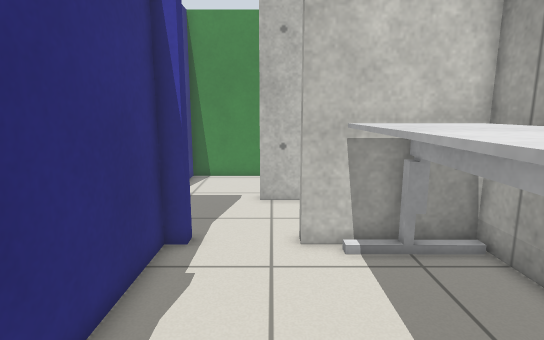
View 1 (above)

23 first-person views from a walk through a Gazebo world. The camera is 1 m above the floor, tilts 10° down and sees 80° across. The floor is counted in squares, 0.25 m on a side. Each view is taken from the middle of a square. On the plan, view 1 faces up. The plan holds only what a view shows up to about 20 squares ahead; the rest is blank. Gazebo's built-in surfaces are drawn with simple patterns.

View 2
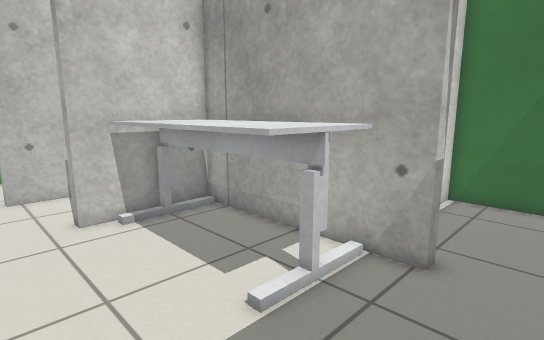

View 3
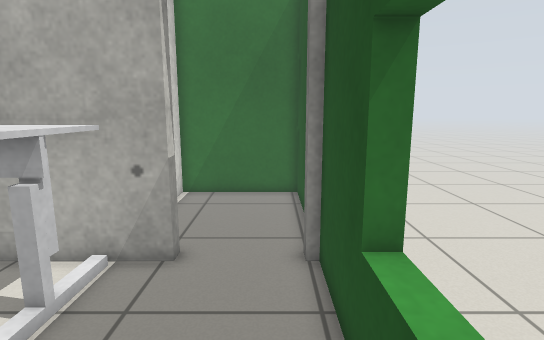

View 4
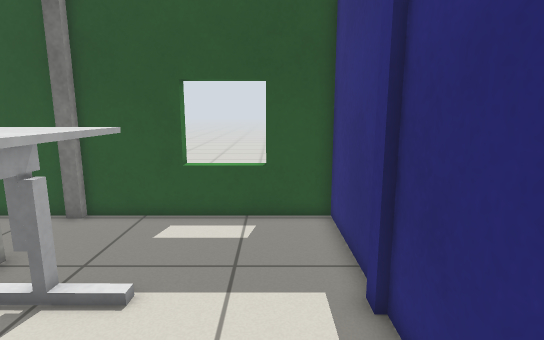

View 5
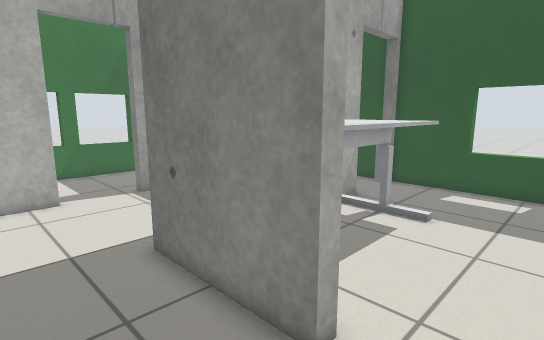

View 6
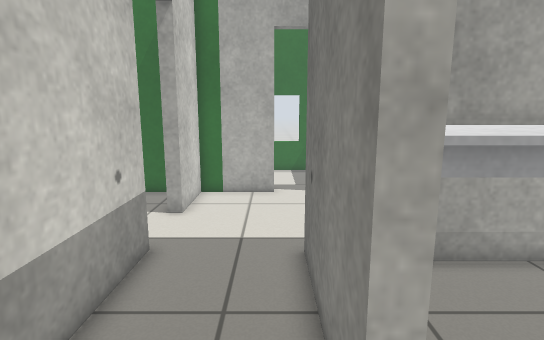

View 7
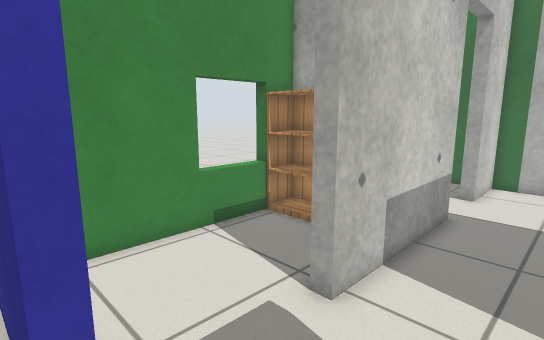

View 8
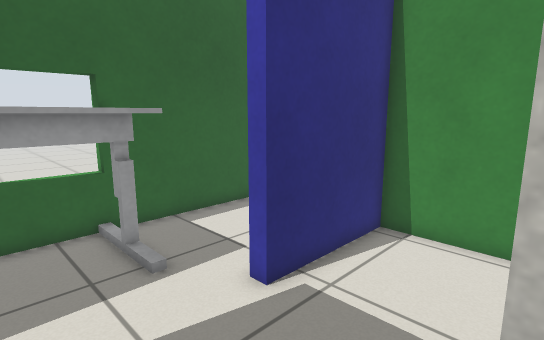

View 9
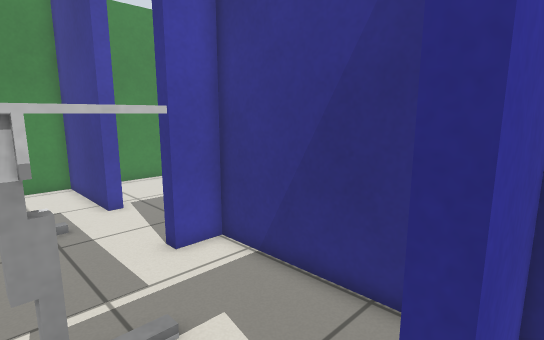

View 10
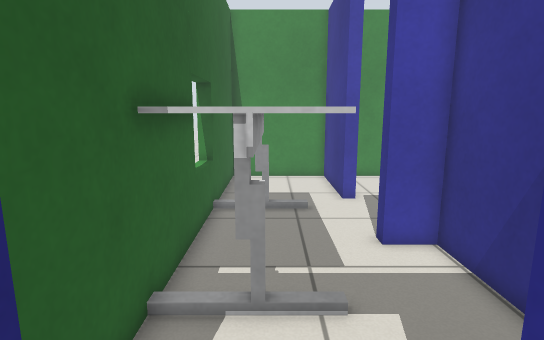

View 11
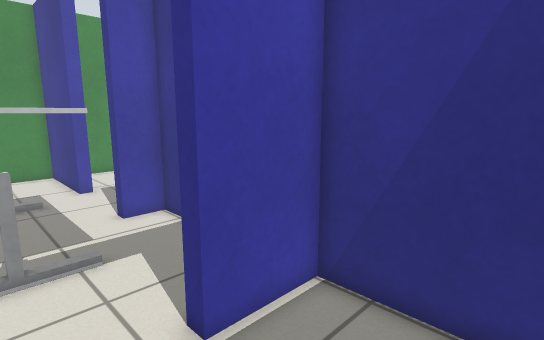

View 12
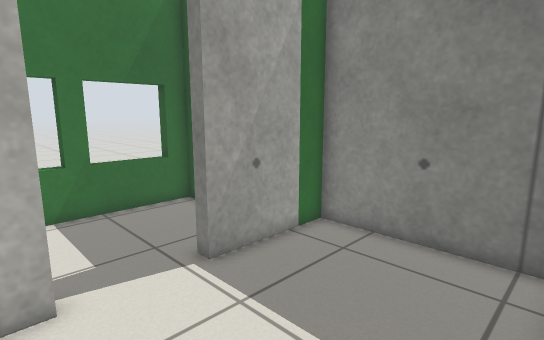

View 13
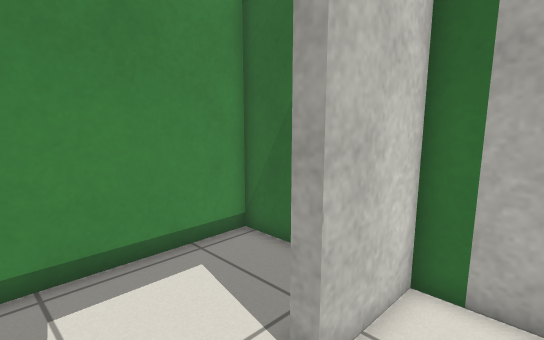

View 14
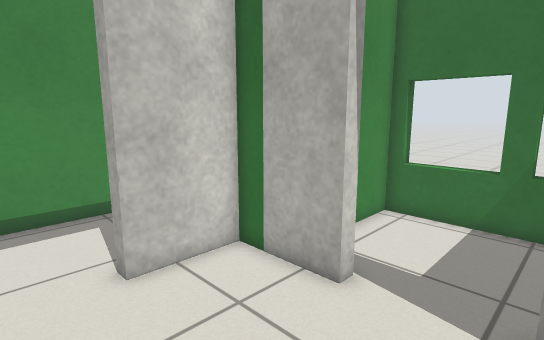

View 15
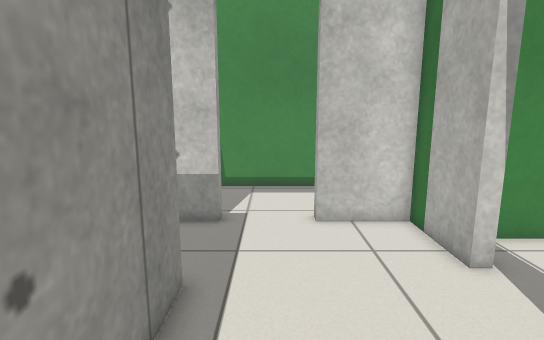

View 16
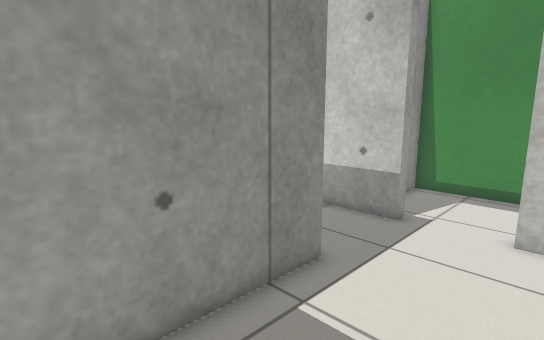

View 17
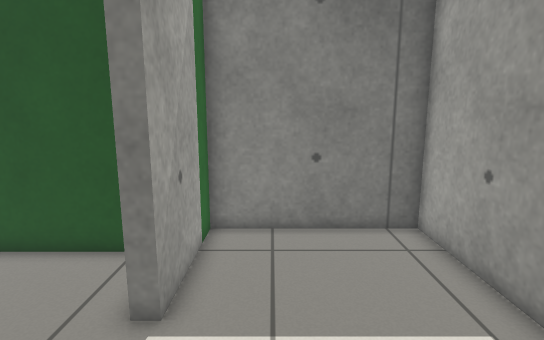

View 18
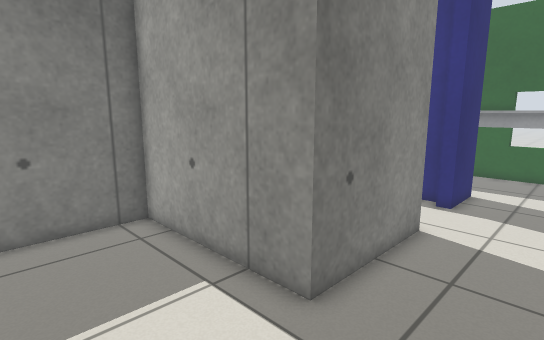

View 19
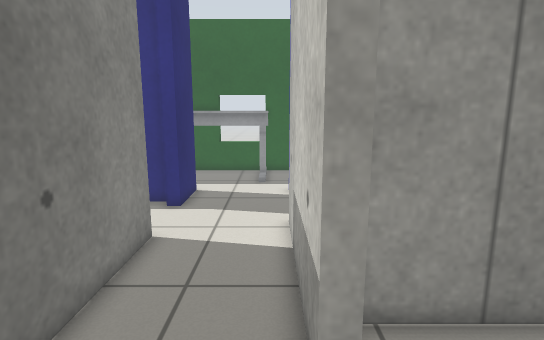

View 20
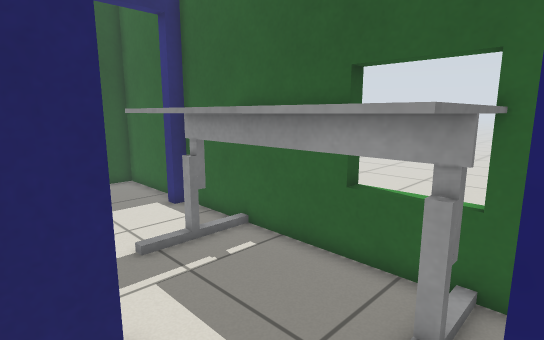

View 21
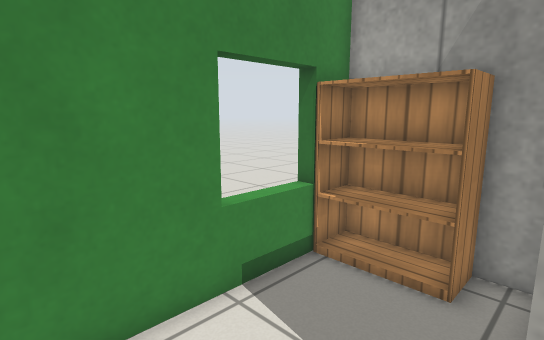

View 22
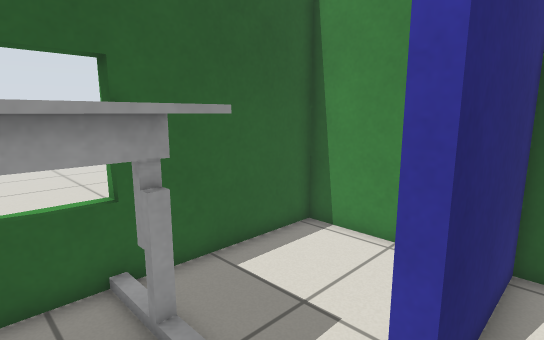

View 23
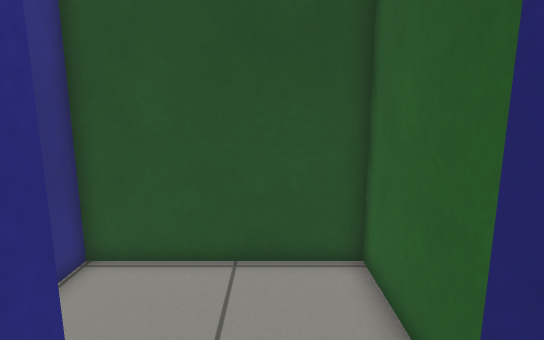

### Floor plan
Points are (right, up) in squares from view 1. A wall is a line through its corners. A room is listed if a view was taken in it or the views show most of it. See-through windows are left out.
Room 1 (views 1, 2, 3, 4)
walls: (-3.1, 2.1) (-3.1, 1.4); (-3.3, 0.8) (-3.3, -4.3) (6.3, -4.3); (6.3, -0.3) (6.3, 1.5); (-3.3, 8.4) (-3.3, 2); (6.4, 9.4) (0.9, 9.4)
ways out: opening at (-1, 9.5) to room 2; open door at (6.6, -2.3) to room 8
objects: desk (2, 1) to (6, 9)
Room 2 (views 5, 6, 8, 12, 13, 14, 15, 16, 17, 18, 19, 20, 21, 22)
walls: (6.9, 14.6) (-0.5, 14.6) (-0.5, 15.3); (0.9, 9.4) (0.9, 10.1) (6.9, 10.1) (6.9, 2.2) (14.2, 2.2) (14.2, 7.3); (14.2, 10.9) (14.2, 14.6) (10.6, 14.6); (-3.3, 9.4) (-3.3, 8.4); (-5.6, 10.1) (-2.6, 10.1) (-2.6, 9.4); (-5.1, 14.9) (-5.6, 14.9)
ways out: opening at (-1, 9.5) to room 1; opening at (-5, 12.5) to room 3; opening at (-2.5, 15) to room 5; open door at (14.5, 9.5) to room 6; open door at (8.5, 15) to room 7
Room 3 (views 7, 23)
walls: (-5.6, 14.9) (-5.6, 20.5) (-11.5, 20.5) (-11.5, 2.2); (-3.9, 3.3) (-3.9, 9.4) (-5.6, 9.4) (-5.6, 10.1)
ways out: opening at (-5, 12.5) to room 2; open door at (-9, 2) to room 4
objects: desk (-11, 6) to (-8, 14)
Room 4 (views 9, 10, 11)
walls: (-11.5, 0.6) (-11.5, -4.3) (-3.9, -4.3) (-3.9, 1.5) (-7.2, 1.5); (-10.8, 2.2) (-10.8, 1.4)
ways out: open door at (-9, 2) to room 3
Room 5 (no view inside)
walls: (4.8, 15.5) (4.8, 20.5) (-5.1, 20.5) (-5.1, 14.9)
ways out: opening at (-2.5, 15) to room 2
objects: bookshelf (3, 17) to (4, 20)
Room 6 (no view inside)
walls: (16.3, 4.1) (20.6, 4.1) (20.6, 12.9) (16.1, 12.9)
ways out: open door at (14.5, 9.5) to room 2
Room 7 (no view inside)
walls: (14.2, 16) (14.2, 20.5) (5.4, 20.5) (5.4, 15.6)
ways out: open door at (8.5, 15) to room 2
Room 8 (no view inside)
walls: (7, -4.3) (14.2, -4.3) (14.2, 1.5) (13.1, 1.5)
ways out: open door at (6.6, -2.3) to room 1

Positions as (right, up) in squares from view 1, and headings:
1: (0, 0), facing up
2: (-2, -3), facing up-right
3: (-2, -3), facing right
4: (-1, 8), facing down
5: (-2, 14), facing down-right
6: (-2, 11), facing right
7: (-6, 11), facing up-right
8: (0, 10), facing up-left
9: (-10, 1), facing up-right
10: (-9, 0), facing up
11: (-10, -3), facing up-right
12: (7, 12), facing down-right
13: (7, 12), facing up-right
14: (8, 7), facing up-right
15: (9, 3), facing up
16: (12, 3), facing up-left
17: (12, 13), facing down
18: (12, 14), facing down-left
19: (11, 14), facing left
20: (-4, 15), facing down-left
21: (-4, 15), facing up-right
22: (-4, 11), facing up-left
23: (-9, 4), facing down
